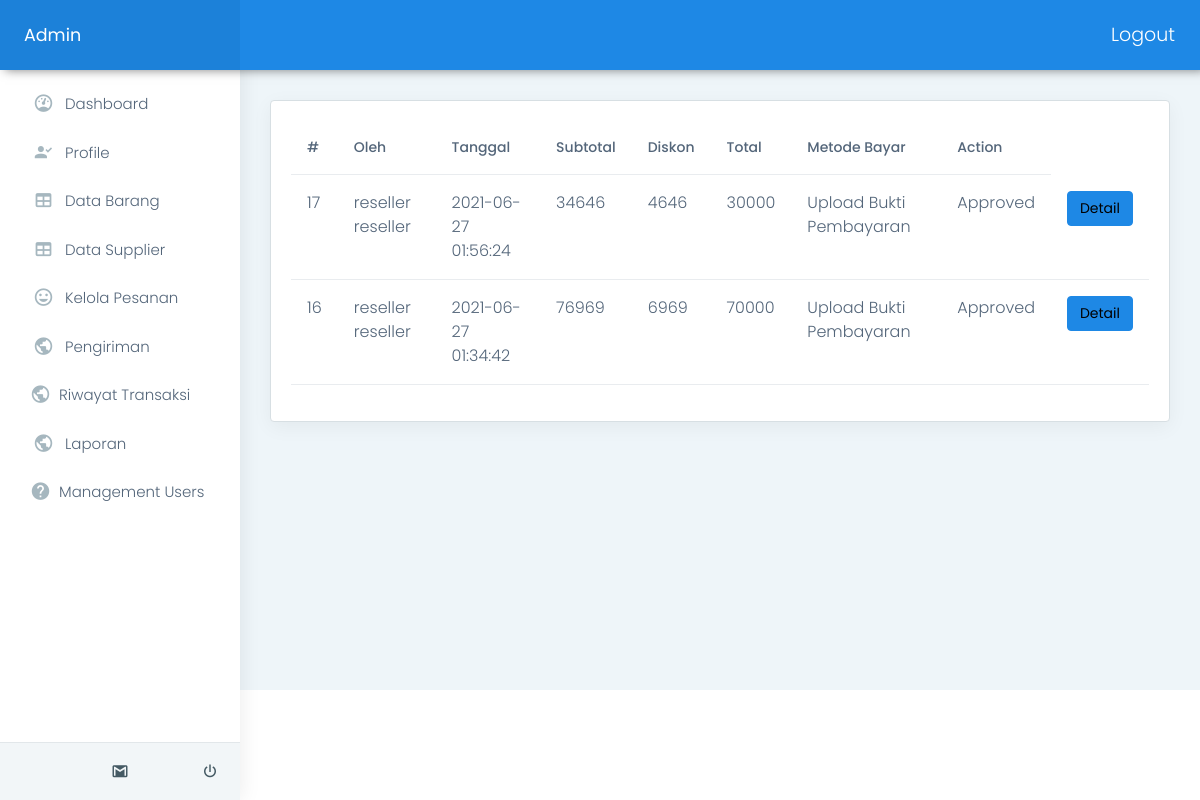
The app's page /admin/index.php?page=kelolapesanan (signed in), older data.
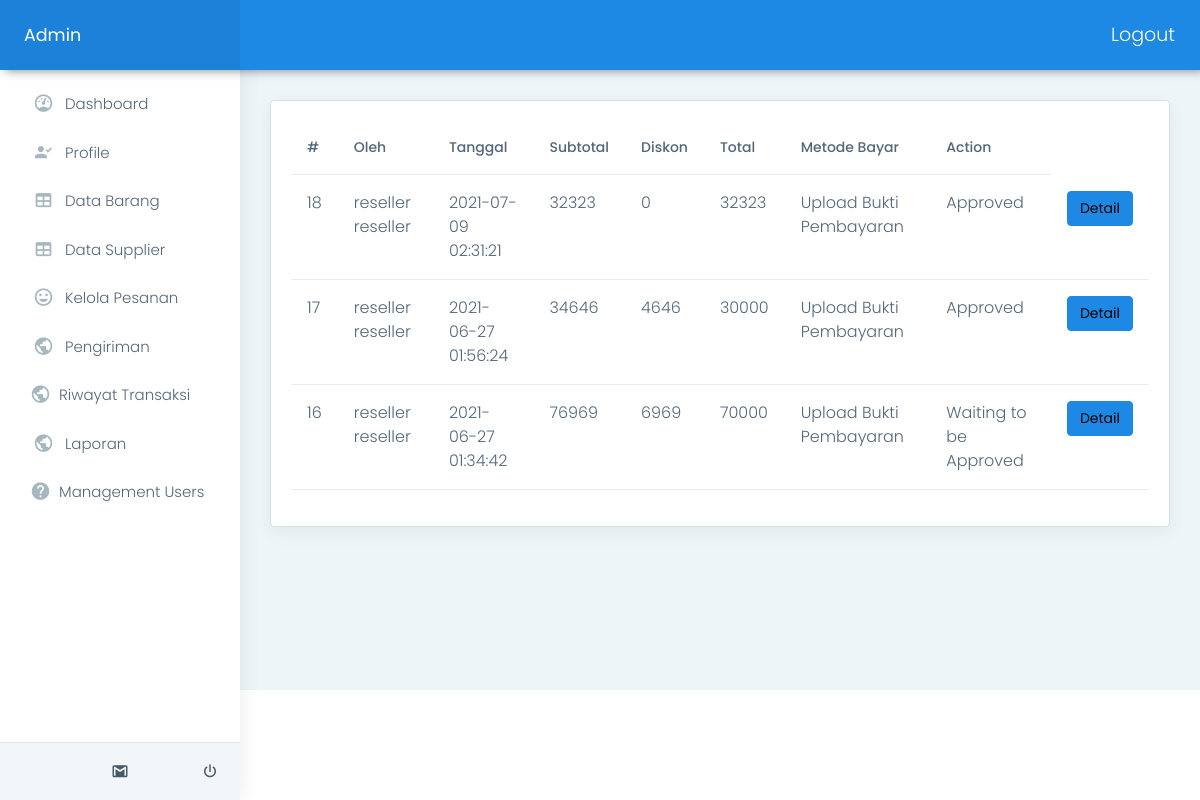
The same page, newer data.
### tables this page shows
CREATE TABLE `tb_order_masuk` (
  `Id_order` int(11) NOT NULL,
  `diskon` double NOT NULL,
  `subtotal` double NOT NULL,
  `date` datetime DEFAULT CURRENT_TIMESTAMP,
  `total` double DEFAULT NULL,
  `is_approve` tinyint(1) DEFAULT NULL,
  `order_by` varchar(20) DEFAULT NULL,
  `metode_bayar` varchar(20) DEFAULT NULL,
  `struk_gambar` varchar(100) DEFAULT NULL
);

CREATE TABLE `tb_rf_metodebayar` (
  `id` int(11) NOT NULL,
  `descr` varchar(40) NOT NULL
);

### admin/kelolapesanan/index.php (the view, shortened to what this page needs)
<div class="card">
    <div class="card-body">
        <table class="table user-table">
        <thead>
            <tr>
                <th class="border-top-0">#</th>
                <th class="border-top-0">Oleh</th>
                <th class="border-top-0">Tanggal</th>
                <th class="border-top-0">Subtotal</th>
                <th class="border-top-0">Diskon</th>
                <th class="border-top-0">Total</th>
                <th class="border-top-0">Metode Bayar</th>
                <th class="border-top-0">Action</th>
            </tr>
        </thead>
        <tbody>
            <?php
                $query="SELECT TOM.date,TOM.Id_order,TOM.is_approve,TOM.total,TOM.diskon,TOM.subtotal,
                CONCAT(U.fname,' ',U.lname) AS oleh,
                TMB.descr
                FROM tb_order_masuk TOM
                LEFT JOIN users U ON U.unique_id=TOM.order_by
                LEFT JOIN tb_rf_metodebayar TMB ON TMB.id=TOM.metode_bayar
                ORDER BY TOM.date DESC";
                $result=mysqli_query($conn,$query);
                while($row=mysqli_fetch_assoc($result)){
                    ?>
                    <tr>
                        <td><?php echo $row['Id_order']?></td>
                        <td><?php echo $row['oleh'] ?></td>
                        <td><?php echo $row['date']?></td>
                        <td><?php echo $row['subtotal']?></td>
                        <td><?php echo $row['diskon']?></td>
                        <td><?php echo $row['total']  ?></td>
                        <td><?php echo $row['descr'] ?></td>
                        <td><?php echo $row['is_approve'] ? $row['is_approve'] == '-1' ? 'Foto Struk tidak sesuai' : 'Approved' :'Waiting to be Approved' ?></td>
                        <td>
                            <a class='btn btn-info' href="/ricemil/admin/index.php?page=kelolapesanan&modul=detail&id=<?php echo $row['Id_order'] ?>">Detail</a>
                        </td>
                    </tr>
            <?php
                }
            ?>
        </tbody>
        </table>
    </div>
</div>

Row changes from the older to the newer data that the page shows:
added tb_order_masuk: Id_order "18", oleh "reseller reseller", date "2021-07-09 02:31:21", subtotal "32323", diskon "0", total "32323", tb_rf_metodebayar.descr "Upload Bukti Pembayaran", is_approve "Approved"
changed tb_order_masuk id 16: is_approve "Approved" → "Waiting to be Approved"
